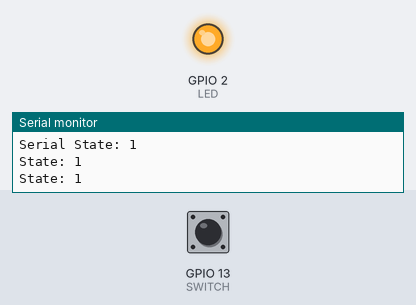
Bench run of a sketch on a simulated ESP32. Parts: output pins drawn as LEDs (lit = HIGH), the last lines printed to the serial monitor. The inputs (shaded band) are chosen by the test bench; at power-on: GPIO 13 (SWITCH) HIGH.

Above: at 1.2 s.
1.3 s: GPIO 13 (SWITCH) pulled LOW for 0.15 s
At 1.45 s:
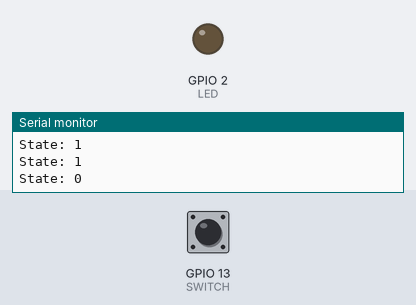
3.0 s: GPIO 13 (SWITCH) pulled LOW for 3.2 s
At 6.7 s:
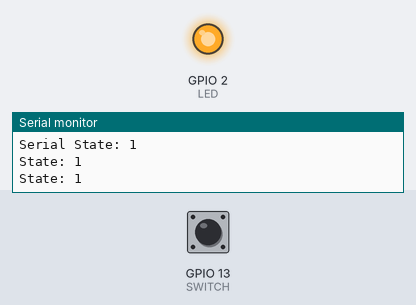
Timing chart, 0 to 8.2 s (numbered marks = the images above; inputs shaded):
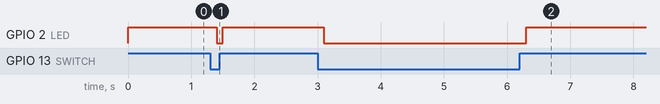

The sketch:

01_Switch_Led.ino
```cpp
#include "freertos/FreeRTOS.h"
#include "freertos/task.h"

#define CORE 1
#define LED 2
#define SWITCH 13
unsigned int state = 0;
unsigned int flag = 1;
TaskHandle_t read_data,process_data;

void read_f(void *data)
{
  while(1)
  {
    state = digitalRead(SWITCH);
    Serial.printf("State: %d\n",state);
    if(flag!=state)
    {
      flag = 1;
    }
    vTaskResume(process_data);
    vTaskSuspend(NULL);
    vTaskDelay(pdMS_TO_TICKS(50));
  }
}
void process_f(void *data)
{
  while(1)
  {
      if(flag == 1)
      {
        digitalWrite(LED, flag);
      }
      else
      {
        digitalWrite(LED, flag);
      }
      flag = 0;
      vTaskResume(read_data);
      vTaskSuspend(NULL);
      vTaskDelay(pdMS_TO_TICKS(50));
  }
}

void setup() {
  // put your setup code here, to run once:
  Serial.begin(9600);
  Serial.println("Serial Begin....");
  pinMode(LED, OUTPUT);
  pinMode(SWITCH, INPUT);
  xTaskCreatePinnedToCore(read_f, "Task 1", 2048, NULL, 1,&read_data,CORE);
  xTaskCreatePinnedToCore(process_f, "Task 2", 2048, NULL, 1,&process_data,CORE);

}

void loop() {
  // put your main code here, to run repeatedly:
  Serial.printf("Serial State: %d\n",state);
  delay(500);
}
```

Measured:
- after the input at 1.3 s, GPIO 2 (LED): HIGH → LOW after 0.10 s, → HIGH 0.10 s later
- after the input at 3.0 s, GPIO 2 (LED): HIGH → LOW after 0.10 s, → HIGH 3.2 s later
